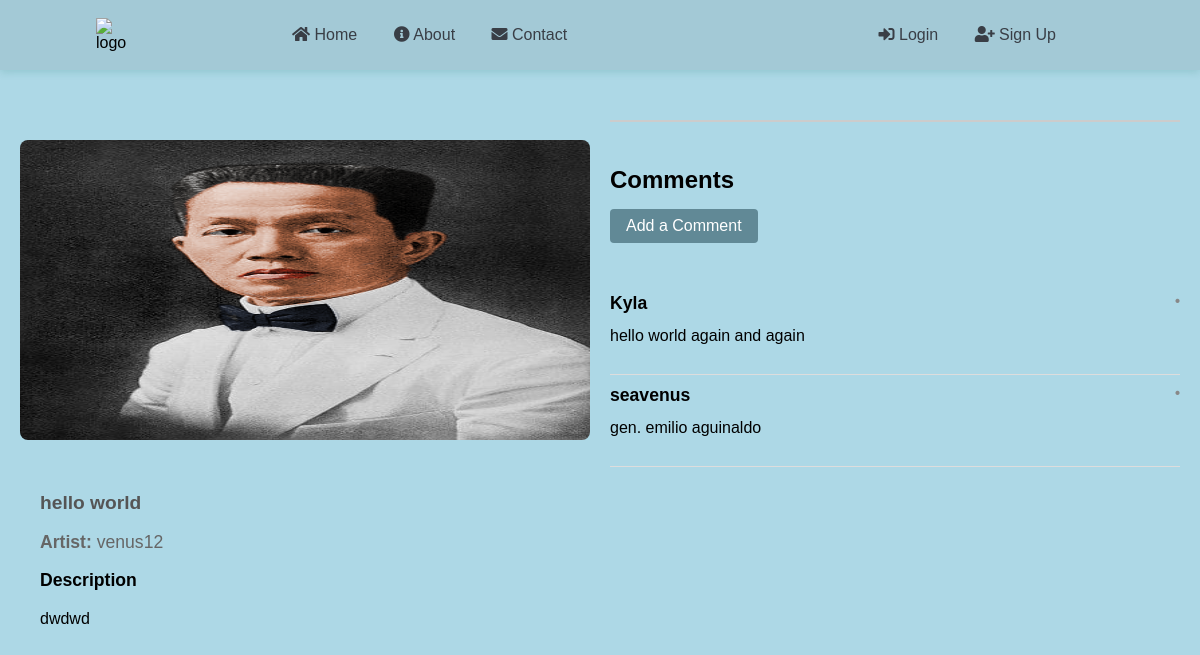
The page /artwork/4/ on the database as committed earlier.
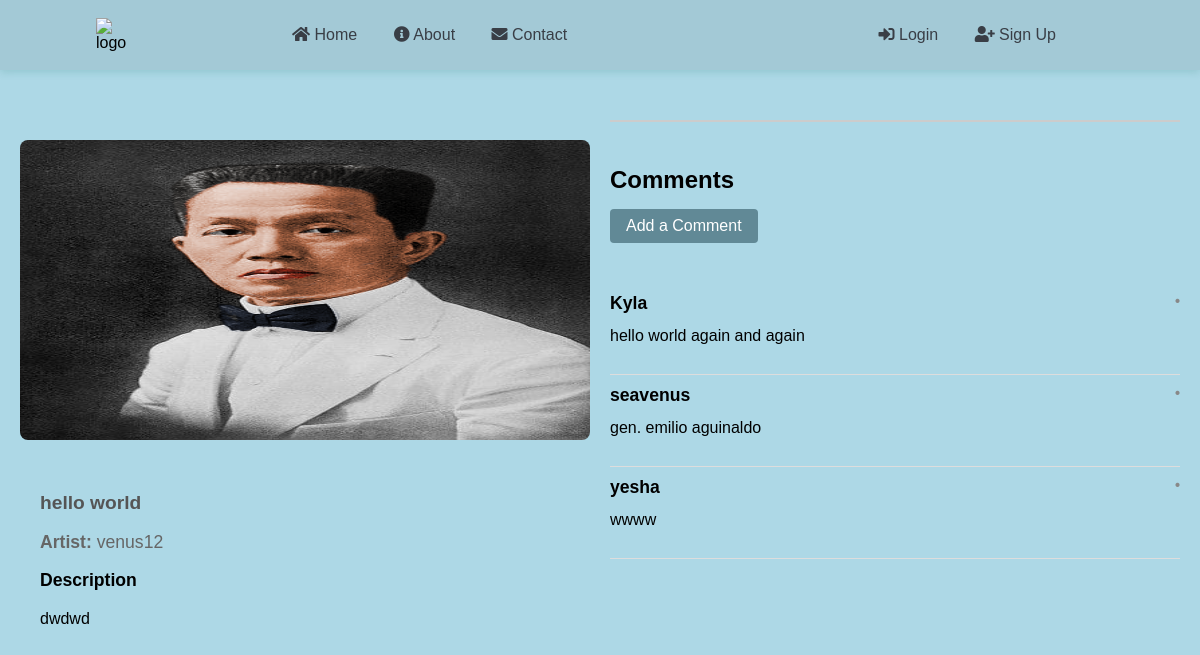
The same page on the database as committed later.
### app/models.py (models this page shows, shortened)
class Comment(models.Model):
    artwork = models.ForeignKey(Artwork,related_name='comments', on_delete=models.CASCADE  )
    user = models.ForeignKey( settings.AUTH_USER_MODEL,related_name='comments', on_delete=models.CASCADE, null=True, blank=True )
    content = models.TextField()
    date_posted = models.DateTimeField(auto_now_add=True)

### accounts/models.py (models this page shows)
class CustomUser(AbstractUser):
    age = models.IntegerField(null=True, blank=True)
    phone_number = models.CharField(max_length=20, null=True, blank=True)
    role = models.CharField(max_length=20,
        choices=[
            ('User', 'User'),
            ('Artist', 'Artist'),
        ],
        default='User'
    )
    bio = models.TextField()
    image = models.ImageField(upload_to='artists/', default='profile_image/default.png')

### app/views.py (the view)
# urls.py: path('artwork/<int:pk>/', ArtworkDetailView.as_view(), name='artwork_detail'),
class ArtworkDetailView(DetailView):
    model = Artwork
    template_name = 'artwork/artwork_detail.html'
    context_object_name = 'artwork'
    def get_context_data(self, **kwargs):
        context = super().get_context_data(**kwargs)
        artwork = self.object
        context['comments'] = artwork.comments.all()
        return context

### app/templates/artwork/artwork_detail.html (shortened to what this page needs)
{% extends 'app/base.html' %}
{% block content %}
<div class="artwork-detail-container">
  <div class="artwork-left-column">
    {% if artwork.image %}
      <img src="{{ artwork.image.url }}" alt="{{ artwork.title }} Image" class="artwork-img">
    {% else %}
      <p>No image available</p>
    {% endif %}
    <div class="artwork-details">
      <h2 class="artwork-title">{{ artwork.title }}</h2>
      <p class="artwork-artist"><strong>Artist:</strong> {{ artwork.artist }}</p>
      <p class="artwork-created-at"><strong>Description</strong> {{ artwork.created_at }}</p>
      <p class="artwork-description">{{ artwork.description }}</p>
    </div>
  </div>
  <div class="artwork-right-column">
    <div class="comments-section">
      <h3 class="comments-title">Comments</h3>
      <a href="{% url 'comment_create' artwork.pk %}" class="add-comment-link">Add a Comment</a>
      <div class="comments-container">
        <ul class="comments-list">
          {% for comment in artwork.comments.all %}
            <li class="comment-item">
              <div class="comment-header">
                <strong class="comment-author">{{ comment.user.username }}</strong>
                <span class="comment-date">• {{ comment.created_at }}</span>
              </div>
              <p class="comment-content">
                {% if comment.content|length > 30 %}
                  {{ comment.content|slice:":30" }}...
                  <a href="{% url 'comment_detail' comment.pk %}" class="see-more-link">See More</a>
                {% else %}
                  {{ comment.content }}
                {% endif %}
              </p>
            </li>
          {% empty %}
            <p>No comments yet. Be the first to comment!</p>
          {% endfor %}
        </ul>
      </div>
    </div>
  </div>
</div>
{% endblock content %}

Rows that differ between the two databases and show on the page:
added Comment: user.username "yesha", content "wwww"
